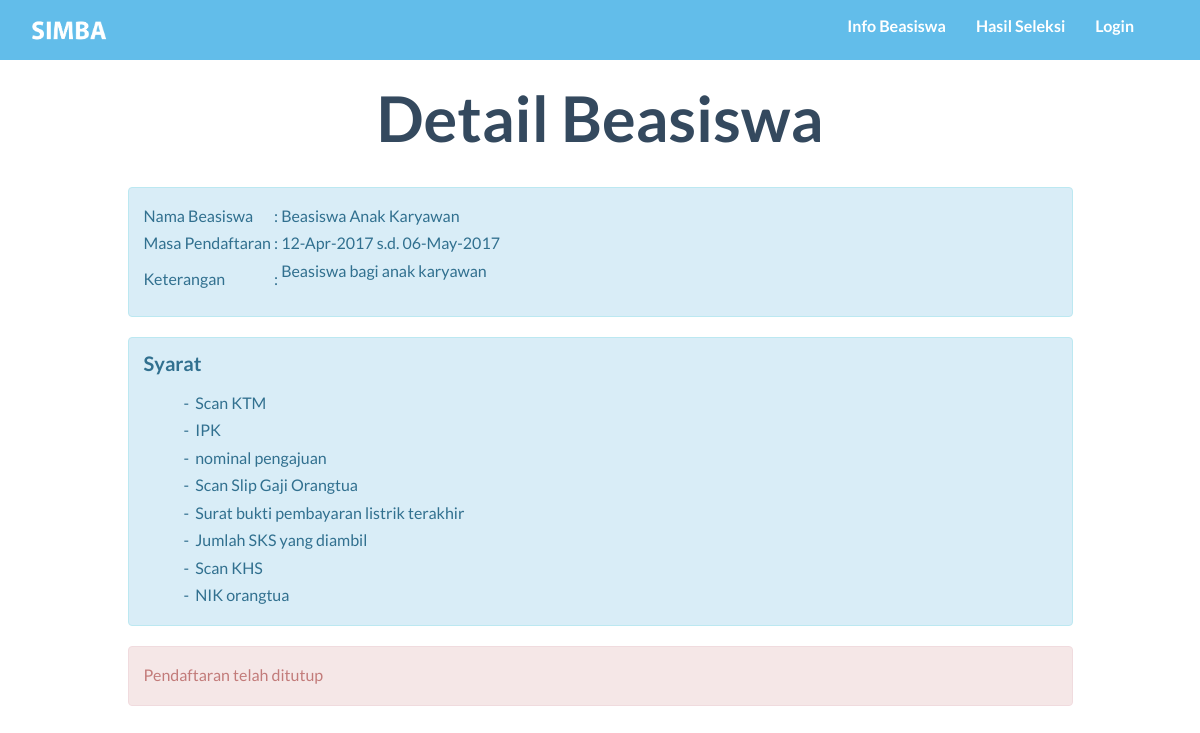
Page /detail_beasiswa.php?id=A03 on the committed database.
### tables this page shows
CREATE TABLE `beasiswa` (
  `kd_bsw` char(3) NOT NULL,
  `nama_bsw` varchar(99) NOT NULL,
  `semt` char(6) NOT NULL,
  `thn_ajar` char(9) NOT NULL,
  `tgl_buka` date NOT NULL,
  `tgl_tutup` date NOT NULL,
  `kuota` int(11) NOT NULL,
  `isTampil` tinyint(1) NOT NULL,
  `Keterangan` mediumtext NOT NULL,
  `isPublish` tinyint(1) NOT NULL DEFAULT '0'
);

CREATE TABLE `ref_syarat` (
  `kd_syarat` char(3) NOT NULL,
  `nama_syarat` varchar(99) NOT NULL,
  `tipe_syarat` char(2) NOT NULL
);

### detail_beasiswa.php (the view, shortened to what this page needs)
<?php
Include("function/koneksi.php");
?>
<!DOCTYPE HTML>
<html>
<head>
  <link href="css/bootstrap.min.css" rel="stylesheet">
  <link rel="stylesheet" href="https://maxcdn.bootstrapcdn.com/bootstrap/3.3.7/css/bootstrap.min.css">
  <link href="font-awesome/css/font-awesome.min.css" rel="stylesheet">
  <link href="css/general.css" rel="stylesheet">
  <link href="css/custom.css" rel="stylesheet">
  <link href="css/owl.carousel.css" rel="stylesheet">
  <link href="css/owl.theme.css" rel="stylesheet">
  <link href="css/style.css" rel="stylesheet">
  <link href="css/animate.css" rel="stylesheet">
  <link rel="stylesheet" href="css/magnific-popup.css">
</head>
<body>
  <nav class="navbar-default" role="navigation" style="position: fixed; top: 0px;">
    <div class="container">
      <a class="" href="index.php">
        <img src="img/logo2.png" height="45px" style="margin-top:8px; margin-left:0" id="logo"/>
      </a>
      <div class="collapse navbar-collapse navbar-right navbar-ex1-collapse stuckMenu">
        <ul class="nav navbar-nav">
          <li class="menuItem"><a href="index.php#infoBeasiswa">Info Beasiswa </a></li>
          <li class="menuItem"><a href="index.php#hasilSeleksi">Hasil Seleksi </a></li>
          <?php
          if(isset($_SESSION['login_user'])){
            $username= $_SESSION['login_user'];
            echo'
            <li class="menuItem dropdown">
            <a class="dropdown-toggle" data-toggle="dropdown" href="#">'.$username.'<span class="caret"></span></a>
            <ul class="dropdown-menu">
            <li><a href="function/logout.php">Logout</a></li>
            </ul>
            </li>';
          } else {
            echo'<li class="menuItem"><a href="form_login.php">Login</a></li>';
          }
          ?>
        </ul>
      </div>
    </div>
  </nav>
  <div class="container">
    <div class="row">
      <br>
      <a href="index.php#infoBeasiswa">Back to Home</a>
        <h2 class="text-center"> Detail Beasiswa</h2>
    <?php
    $kode_bsw= $_GET['id'];
    $getBswSql="SELECT kd_bsw,nama_bsw,tgl_buka,tgl_tutup,Keterangan,kuota from beasiswa where kd_bsw='$kode_bsw'";
    $getBeasiswa=mysqli_query($koneksi,$getBswSql);
    $rowBsw=mysqli_fetch_array($getBeasiswa);
    $startTime = strtotime($rowBsw['tgl_buka']);
    $newformatStart = date('d-M-Y',$startTime);
    $endTime = strtotime($rowBsw['tgl_tutup']);
    $newformatEnd = date('d-M-Y',$endTime);
    ?>
    <br>
    <div class="col-md-1 col-lg-1"></div>
    <div class="col-md-10">
      <div class="alert alert-info" id="ringkasanBsw">
        <table>
          <tr>
            <td> Nama Beasiswa</td>
            <td>&nbsp:&nbsp</td>
            <td><?php echo $rowBsw['nama_bsw'];?></td>
          </tr>
          <tr>
            <td> Masa Pendaftaran </td>
            <td>&nbsp:&nbsp</td>
            <td><?php echo  $newformatStart;?> s.d. <?php echo $newformatEnd;?></td>
          </tr>
          <tr>
            <td> Keterangan</td>
            <td> &nbsp:&nbsp</td>
            <td><p><?php echo $rowBsw['Keterangan'];?></p></td>
          </tr>
        </table>
      </div>
      <?php
      $getSyrSql="SELECT nama_syarat FROM ref_syarat rs NATURAL JOIN syarat_bsw sb NATURAL JOIN beasiswa b WHERE b.kd_bsw='$kode_bsw'";
      $getSyrBeasiswa=mysqli_query($koneksi,$getSyrSql);
      ?>
      <div class="alert alert-info" id="syaratBsw">
        <h4> Syarat</h4>
        <ul style="list-style-type:disc">
        <?php
        while ($rowSyrBsw=mysqli_fetch_array($getSyrBeasiswa)){
          echo"<li> - &nbsp";
          echo $rowSyrBsw['nama_syarat'];
          echo "</li>";
        }
         ?>
       </ul>
      </div>
    <?php
    if ($rowBsw['tgl_tutup'] > date("Y-m-d")){
      if(isset($_SESSION['login_user'])){
        $availableMsg='<a href="form_daftar_beasiswa.php?kd_bsw='.$rowBsw['kd_bsw'].'" class="btn wow tada btn-embossed btn-primary pull-right animated animated">Daftar</a>';
      } else{
        $availableMsg='<a href="form_login.php" class="btn wow tada btn-embossed btn-primary pull-right animated animated">Daftar</a>';
      }} else{
        $availableMsg='<div class="alert alert-danger" style="opacity:0.7;">Pendaftaran telah ditutup</div>';
      }
      echo $availableMsg;
      ?>
  </div>
</div>
</div>
  </html>

### css/general.css (style rules this page uses)
#logo { float: left; position: absolute;; }
body, html { height: 100%; width: 100%; overflow-x:hidden; }
.navbar-default { position: relative; min-height: 60px; width: 100%; z-index: 999; }
.navbar-default .navbar-nav>li>a { color: #ffffff; }

### css/custom.css (style rules this page uses)
li a, .dropbtn { display: inline-block; color: white; text-align: center; padding: 14px 16px; text-decoration: none; }

### rows in the picture
beasiswa: nama_bsw "Beasiswa Anak Karyawan", tgl_buka "12-Apr-2017", tgl_tutup "06-May-2017", Keterangan "Beasiswa bagi anak karyawan"
ref_syarat: nama_syarat "Scan KTM"
ref_syarat: nama_syarat "IPK"
ref_syarat: nama_syarat "nominal pengajuan"
ref_syarat: nama_syarat "Scan Slip Gaji Orangtua"
ref_syarat: nama_syarat "Surat bukti pembayaran listrik terakhir"
ref_syarat: nama_syarat "Jumlah SKS yang diambil"
ref_syarat: nama_syarat "Scan KHS"
ref_syarat: nama_syarat "NIK orangtua"
